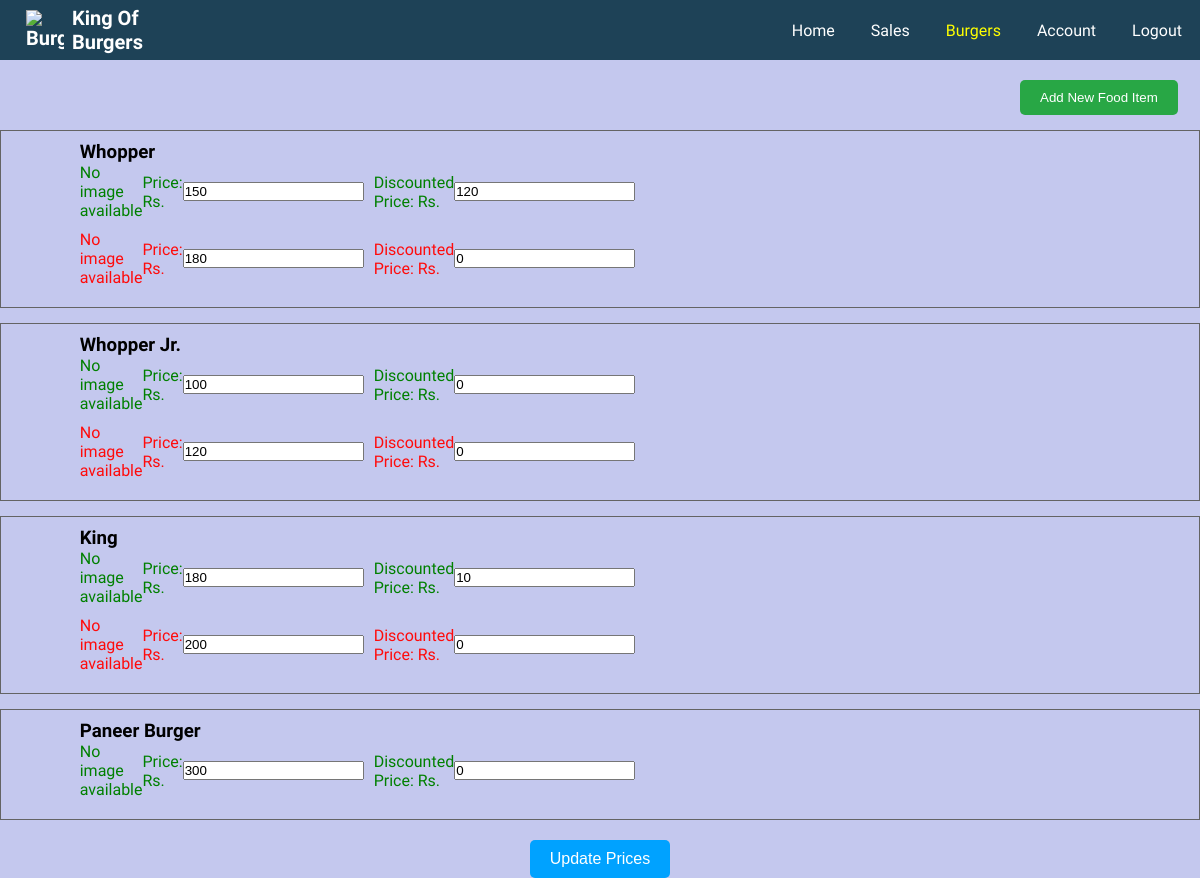
Page /burgers.php (signed in) on the earlier database version.
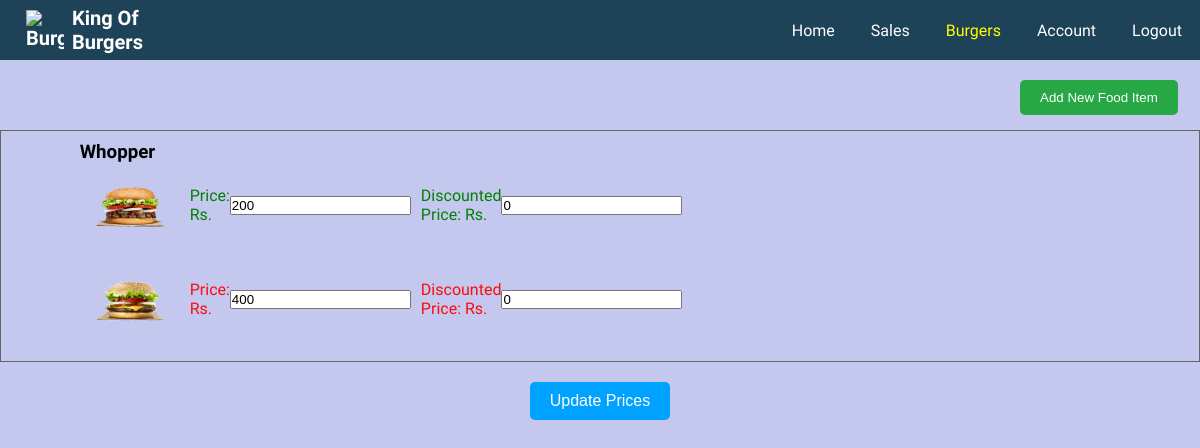
Same page on the later database version.
### tables this page shows
CREATE TABLE `fooditems` (
  `id` int(11) NOT NULL,
  `itemName` varchar(255) NOT NULL,
  `itemType` varchar(10) NOT NULL,
  `price` int(11) NOT NULL,
  `discountedPrice` int(11) NOT NULL,
  `filePath` varchar(255) NOT NULL
);

### burgers.php (the view, shortened to what this page needs)
<?php
require_once "config.php";
$sql = "SELECT * FROM fooditems";
$result = $conn->query($sql);
$foodItems = [];
while ($row = $result->fetch_assoc()) {
    $foodItems[$row['itemName']][] = $row;
}
?>
<!DOCTYPE html>
<html lang="en">
<head>
    <link rel="stylesheet" href="style.css">
</head>
<body>
    <nav class="nav-container">
        <ul>
            <li class="brand"><img src="Assets/logo2.png" alt="Burger">King Of Burgers</li>
            <ul class="right-ul">
                <li><a href="index.php">Home</a></li>
                <li><a href="sales.php">Sales</a></li>
                <li><a id="active" href="burgers.php">Burgers</a></li>
                <li><a href="account.php">Account</a></li>
                <li><a href="logout.php">Logout</a></li>
            </ul>
        </ul>
    </nav>
    <div class="container" style="display: flex; flex-direction: column; justify-content: space-between; align-items: flex-end;">
        <div class="add-food-item" style="margin-top: 80px; width: 180px;">
            <button id="openModal">Add New Food Item</button>
        </div>
        <form method="POST" action="" enctype="multipart/form-data">
            <div class="food-items">
                <?php
                foreach ($foodItems as $itemName => $items) {
                    echo '<div class="food">';
                    echo '<div class="food-details">';
                    echo '<h3>' . htmlspecialchars($itemName) . '</h3>';
                    echo '<ul>';
                    foreach ($items as $item) {
                        $itemClass = ($item['itemType'] === 'Non-Veg') ? 'read' : 'green';
                        echo '<li class="' . $itemClass . '" style="display: flex; align-items: center;">';
                        if (!empty($item['filePath'])) {
                            echo '<img src="' . htmlspecialchars($item['filePath']) . '" alt="' . htmlspecialchars($item['itemName']) . '" style="width: 80px; height: auto; margin-right: 10px;">';
                        } else {
                            echo '<span>No image available</span>';
                        }
                        echo 'Price: Rs. <input type="number" name="food[' . $item['id'] . '][price]" value="' . htmlspecialchars($item['price']) . '" min="0" required style="margin-right: 10px;">';
                        echo 'Discounted Price: Rs. <input type="number" name="food[' . $item['id'] . '][discountedPrice]" value="' . htmlspecialchars($item['discountedPrice']) . '" min="0" required>';
                        echo '</li>';
                    }
                    echo '</ul>';
                    echo '</div>';
                    echo '</div>';
                }
                ?>
                <div class="to-cart1">
                    <button type="submit">Update Prices</button>
                </div>
            </div>
        </form>
    </div>
</body>
</html>

### style.css (style rules this page uses)
body { background-color: rgb(196, 200, 238); }
* { margin: 0; padding: 0; max-width: 100vw; }
.nav-container { font-family: 'Ubuntu', sans-serif; width: 100%; }
nav ul { display: flex; align-items: center; list-style-type: none; height: 60px; background-color: rgb(30, 66, 87); color: white; width: 100%; float: left; }
nav ul li { margin: 0 18px; }
.right-ul { justify-content: right; }
.right-ul li { cursor: pointer; }
.right-ul li a { color: white; text-decoration: none; }
#active { color: yellow; }
.brand img { width: 38px; padding: 0 8px; }
.brand { display: flex; align-items: center; font-weight: bold; font-size: 20px; }
.container { font-family: 'Ubuntu', sans-serif; }
.food-items { position: absolute; top: 130px; left: 0; right: 0; z-index: 5; justify-content: center; }
.food { display: grid; grid-template-columns: 40% 5% 20%; justify-content: space-around; }
.food-items img { padding: 10px 10px; max-width: 300px; }
.food-details { display: grid; align-content: center; }
.food-details ul { list-style-type: none; }
.read { color: rgb(255, 11, 11); }
.green { color: green; }
.food-items { display: flex; flex-direction: column; }
.food { margin-bottom: 15px; padding: 10px; border: 1px solid #646464; }
.food-details ul { list-style-type: none; padding: 0; }
.food-details li { margin-bottom: 10px; }
.to-cart1 { text-align: center; margin-top: 5px; }
.to-cart1 button { background-color: #00a2ff; color: white; border: none; padding: 10px 20px; text-align: center; text-decoration: none; display: inline-block; font-size: 16px; cursor: pointer; border-radius: 5px; transition: background-color 0.3s; }
button { padding: 10px 20px; background-color: #28a745; color: white; border: none; border-radius: 5px; cursor: pointer; }

Differences in the rows shown:
removed fooditems: shows "No image available", price "150", discountedPrice "120", shown under "Whopper"
removed fooditems: shows "No image available", price "180", discountedPrice "0", itemType "Non-Veg" (drawn), shown under "Whopper"
removed fooditems: shows "No image available", price "100", discountedPrice "0", shown under "Whopper Jr."
removed fooditems: shows "No image available", price "120", discountedPrice "0", itemType "Non-Veg" (drawn), shown under "Whopper Jr."
removed fooditems: shows "No image available", price "180", discountedPrice "10", shown under "King"
removed fooditems: shows "No image available", price "200", discountedPrice "0", itemType "Non-Veg" (drawn), shown under "King"
removed fooditems: shows "No image available", price "300", discountedPrice "0", shown under "Paneer Burger"
added fooditems: filePath+itemName (picture), price "200", discountedPrice "0", shown under "Whopper"
added fooditems: filePath+itemName (picture), price "400", discountedPrice "0", itemType "Non-Veg" (drawn), shown under "Whopper"
Other differences:
list line gone: "Whopper Jr."
list line gone: "King"
list line gone: "Paneer Burger"
